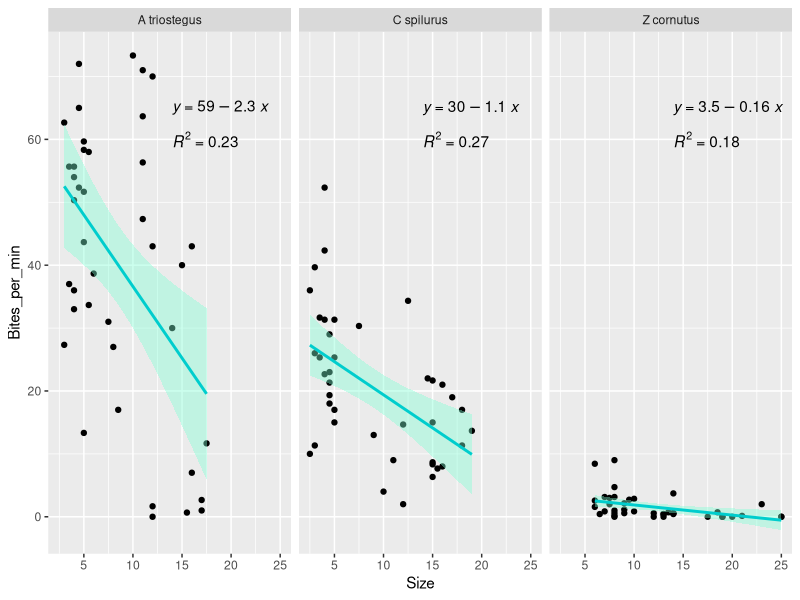
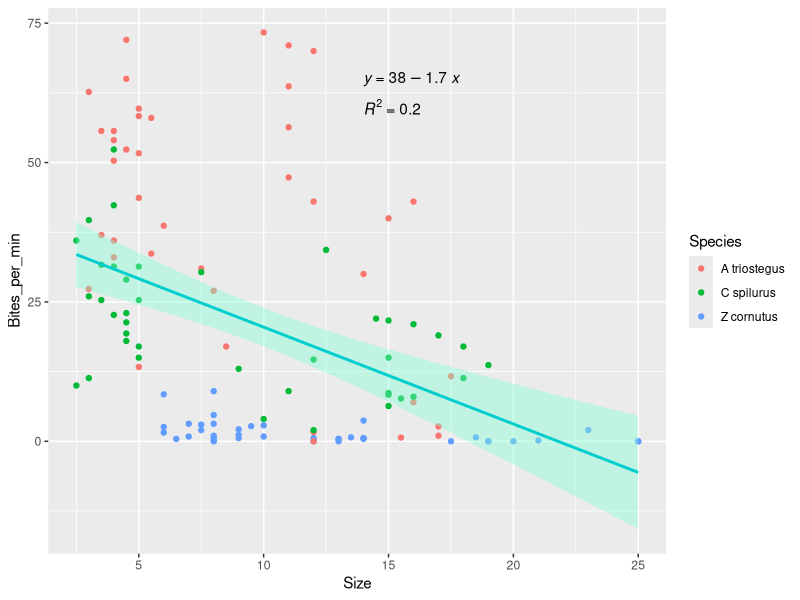
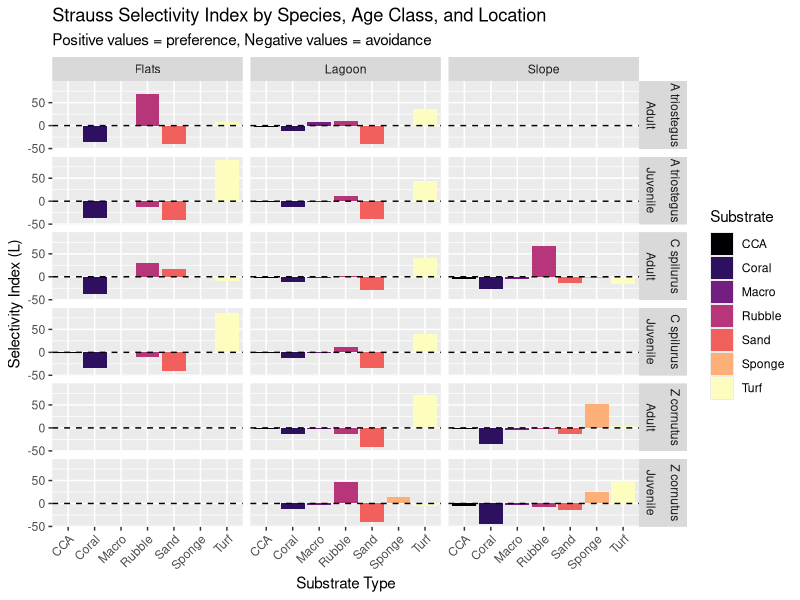
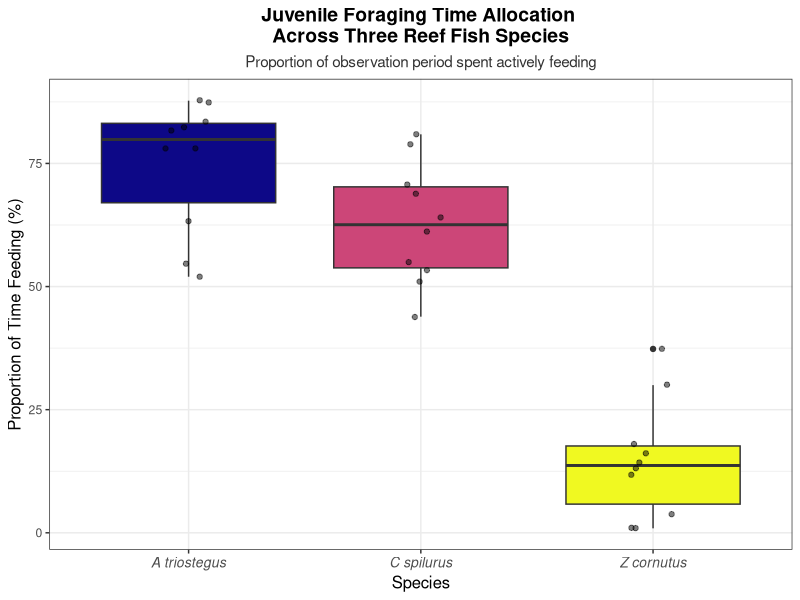
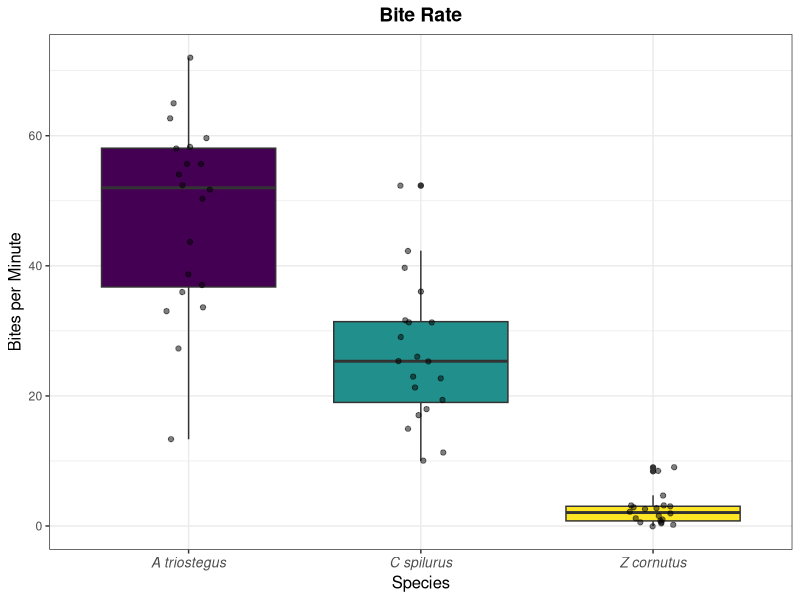
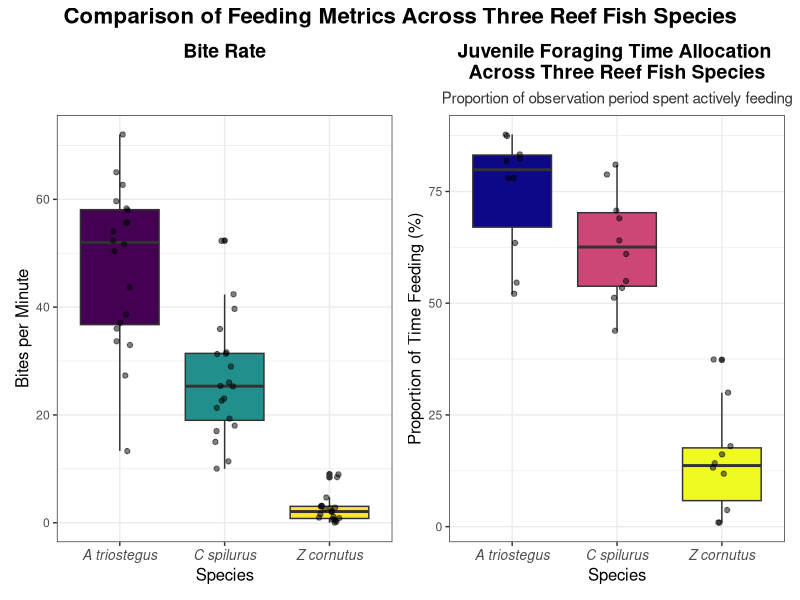
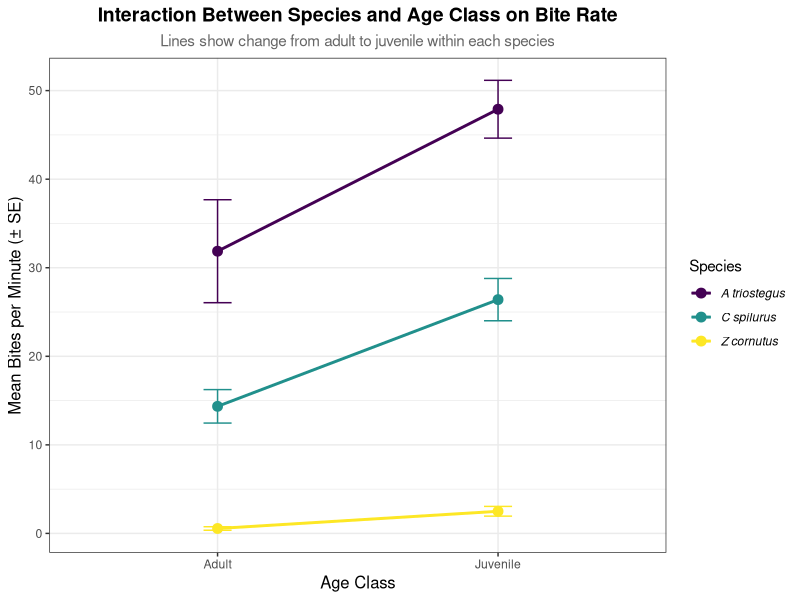
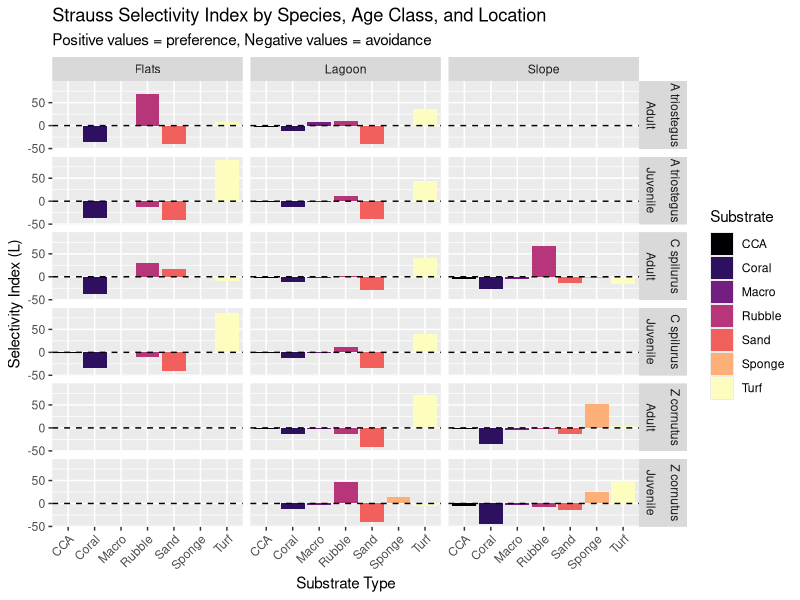

These charts were generated, in order, by the following R code:
## ---- chunk 1
#| warning: false
#| message: false

library(tidyverse)
library(here)
library(ggpubr)
library(patchwork)
## ---- chunk 2
#| warning: false
#| message: false

Bites <- read_csv(here("Data", "Bite_Rates.csv")) %>%
  mutate(across(everything(), ~replace(., is.na(.), 0))) %>%
  mutate(Total_Bites = Coral_Bites + Rubble_Bites + Sand_Bites + Turf_Bites + Macro_Bites + CCA_Bites + Sponge_Bites) %>%
  mutate(Bites_per_min = case_when(
    Species %in% c("A triostegus",  "C spilurus") ~ Total_Bites / 3,
    Species == "Z cornutus" ~ Total_Bites / 7))

#######################################

Transects_raw<- read_csv(here("Data", "Transects.csv")) # read in transect data
substrate_availability<- Transects_raw %>% 
  # Select only the columns we need (column 12 has location names, 13-19 have percentages)
  # Use backticks ` ` because column names have spaces and % symbols
  select(Location = `...12`, # Column 12 (unnamed, so R calls it ...12) has "Slope", "Flat", "Lagoon"
         Coral_Avail = `% coral`, # Rename to simpler names without spaces
         Rubble_Avail = `% rubble`,
         Sand_Avail = `% sand`,
         Turf_Avail = `% turf`,
         Macro_Avail = `% macro`,
         CCA_Avail = `% CCA`,
         Sponge_Avail = `% sponge`) %>%
  filter(!is.na(Location)) %>% # Keep only rows where Location is not NA (removes all the empty rows)
  mutate(Location = case_when(Location == "Slope" ~ "S", # Change location names to match the Bites data (S, F, L instead of Slope, Flat, Lagoon)
                              Location == "Flat" ~ "F",
                              Location == "Lagoon" ~ "L"))
# view(substrate_availability)

#######################################

Time_Foraging<- read_csv(here("Data", "Time Foraging.csv")) 



# These are for when all of the transect data is inputted so we can run a Strauss Selectivity Test

Flats_Bites <- Bites %>%
  filter(Location == "F")

Slope_Bites <- Bites %>%
  filter(Location == "S")

Lagoon_Bites <- Bites %>%
  filter(Location == "L")


view(Bites)
view(Flats_Bites)
view(Slope_Bites)
view(Lagoon_Bites)
## ---- chunk 3
#| warning: false
#| message: false

LR1 <- ggplot(data = Bites, mapping = aes(x = Size, y = Bites_per_min)) +
  geom_point() +
  geom_smooth(method = "lm", se = TRUE, color = "cyan3", fill = "aquamarine") +
     stat_regline_equation(
    aes(label = ..eq.label..),
    label.x = 14, 
    label.y = 65 ) +
    stat_cor(
    aes(label = ..rr.label..),
    label.x = 14,
    label.y = 60) +
  facet_wrap(~ Species)

LR2 <- ggplot(data = Bites, mapping = aes(x = Size, y = Bites_per_min)) +
  geom_point(aes(color = Species)) +
  geom_smooth(method = "lm", se = TRUE, color = "cyan3", fill = "aquamarine") +
     stat_regline_equation(
    aes(label = ..eq.label..),
    label.x = 14, 
    label.y = 65 ) +
    stat_cor(
    aes(label = ..rr.label..),
    label.x = 14,
    label.y = 60)

LR1
LR2
## ---- chunk 4
#| warning: false
#| message: false

# Calculate Bite Proportions (What the fish are eating)
# Strauss formula: L = r - p 
# r = proportion of bites on each substrate (what they're eating)
# p = proportion available (what's there) — we have this in substrate_availability

# Calculate r
bite_proportions<- Bites %>% 
  group_by(Species, Age_Class, Location) %>%
  summarise( # sum up all bites for each substrate type within each group
    Coral_Bites = sum(Coral_Bites),
    Rubble_Bites = sum(Rubble_Bites),
    Sand_Bites = sum(Sand_Bites),
    Turf_Bites = sum(Turf_Bites),
    Macro_Bites = sum(Macro_Bites),
    CCA_Bites = sum(CCA_Bites),
    Sponge_Bites = sum(Sponge_Bites),
  Total_Bites = sum(Total_Bites), # calculate total bites acros all substrates 
  n_observations = n()) %>% # count how many fish observations are in each group 
  mutate( # calculate proportions = bites on substrate / total bites 
    Coral_Prop = (Coral_Bites / Total_Bites) * 100, # multiply by 100 to get % to match substrate_availability
    Rubble_Prop = (Rubble_Bites / Total_Bites) * 100,
    Sand_Prop = (Sand_Bites / Total_Bites) * 100,
    Turf_Prop = (Turf_Bites / Total_Bites) * 100,
    Macro_Prop = (Macro_Bites / Total_Bites) * 100,
    CCA_Prop = (CCA_Bites / Total_Bites) * 100,
    Sponge_Prop = (Sponge_Bites / Total_Bites) * 100)

#view(bite_proportions)

# Join Bite Proportions with substrate availability

strauss_data<- bite_proportions %>%
  left_join(substrate_availability, by = "Location") # connect two tables by "location" column 
# keep all rows from bite_proportions and add matching columns from substrate_availability
#view(strauss_data)

# Calculate L (strauss slectivity index) for each substrate
# L = r - p
# L = proportion of bites (what they ate) - proportion available (what was there)

strauss_results<- strauss_data %>%
  mutate(Coral_L = Coral_Prop - Coral_Avail,
         Rubble_L = Rubble_Prop - Rubble_Avail,
         Sand_L = Sand_Prop - Sand_Avail,
         Turf_L = Turf_Prop - Turf_Avail,
         Macro_L = Macro_Prop - Macro_Avail,
         CCA_L = CCA_Prop - CCA_Avail,
         Sponge_L = Sponge_Prop - Sponge_Avail)
strauss_results %>%
  select(Species, Age_Class, Location, # look at just selectivity results (L values)
         Coral_L, Rubble_L, Sand_L, Turf_L, Macro_L, CCA_L, Sponge_L)

# For reference: -value means fish avoid, +value means fish prefer
## ---- chunk 5
#| warning: false
#| message: false

# reshape data into long format for ggplot
strauss_long<- strauss_results%>%
  select(Species, Age_Class, Location,# select columns for plot
         Coral_L, Rubble_L, Sand_L, Turf_L, Macro_L, CCA_L, Sponge_L) %>%
  pivot_longer(cols = Coral_L:Sponge_L,# columns to resshape
               names_to = "Substrate", # new column name for substrate types
               values_to = "Selectivity") %>% # new column name for L values 
  mutate(Substrate = str_replace(Substrate, "_L", "")) %>% # clean substrate names ( remove "_L" from end of name)
  mutate(Location = case_when( # change location codes to full names for plot 
    Location == "F" ~ "Flats",
    Location == "L" ~ "Lagoon",
    Location == "S" ~ "Slope"))

# Plot

strauss_plot<- ggplot(data = strauss_long, # plot data 
                      aes(x = Substrate,
                          y = Selectivity,
                          fill = Substrate)) +
  geom_col()+ # bar plot
  geom_hline(yintercept = 0, linetype = "dashed", color = "black")+ # add horizontal reference line at 0 
  facet_grid(Species + Age_Class ~ Location)+ # create separate panels for each species and age class 
  scale_fill_viridis_d(option = "magma")+ # color blind friendly 
  theme(axis.text.x = element_text(angle = 45, hjust = 1))+ # rotate axis labels
  labs(title = "Strauss Selectivity Index by Species, Age Class, and Location",
       subtitle = "Positive values = preference, Negative values = avoidance",
       x = "Substrate Type",
       y = "Selectivity Index (L)",
       fill = "Substrate")
strauss_plot

ggsave(here("output", "strauss_plot.png"))
## ---- chunk 6
# Let's see the mean bite rate for each species
Bites %>%
  group_by(Species) %>% # Group by species
  summarise(mean_bites = mean(Bites_per_min), # Calculate mean and standard deviation of bites per minute
            sd_bites = sd(Bites_per_min),
            n = n())

# One-way ANOVA: Does bite rate differ by species?
# aov() runs the ANOVA
# Formula format: continuous_variable ~ grouping_variable

bite_anova <- aov(Bites_per_min ~ Species, data = Bites)

# summary() shows the ANOVA results
summary(bite_anova)

# Which species are different from eachother?
# Tukey's Honest Significant Difference test
# compares every pair of species to each other

TukeyHSD(bite_anova)
## ---- chunk 7
# Two-way ANOVA: Does bite rate differ by species AND age class?
# The * between Species and Age_Class tests:
#   1. Main effect of Species
#   2. Main effect of Age_Class
#   3. Interaction between Species and Age_Class

bite_anova_2way <- aov(Bites_per_min ~ Species * Age_Class, data = Bites)

# View results
summary(bite_anova_2way)
## ---- chunk 8
# See mean bite rates for each species AND age class combination
Bites %>%
  group_by(Species, Age_Class) %>%
  summarise(
    mean_bites = mean(Bites_per_min),
    sd_bites = sd(Bites_per_min),
    n = n())
## ---- chunk 9
Time_Foraging_clean<- Time_Foraging %>% # clean the data 
  select( # Select and rename the columns
    Species,
    Size = `Size (cm)`,
    Age_Class = `Age Class`,
    Mean_Bout_Duration = `Mean Feeding Bout Duration (seconds)`,
    Bout_Frequency = `Feeding Bout Frequency (Mean per min)`,
    Prop_Time_Feeding = `Proportion of Time Feeding`)
Time_Foraging_clean

# Calculate mean proportion of time feeding for each sp- I know this is already in the data but just double checking 

Time_Foraging_clean %>%
  group_by(Species) %>%
  summarise(
    mean_prop_time = mean(Prop_Time_Feeding),
    sd_prop_time = sd(Prop_Time_Feeding),
    n = n())

# The pattern is the same as the Bite Rate data -> in table below

# Fix the spelling of C spillurus to match the Bite Rate data
Time_Foraging_clean <- Time_Foraging_clean %>%
  mutate(Species = case_when(Species == "C spillurus" ~ "C spilurus", # fix name 
    TRUE ~ Species))

# Verify the fix
Time_Foraging_clean %>%
  group_by(Species) %>%
  summarise(n = n()) # should be C spilurus w/ n=10

# One-way ANOVA: Does proportion of time feeding differ by species?
time_forage_anova <- aov(Prop_Time_Feeding ~ Species, data = Time_Foraging_clean)

# View results
summary(time_forage_anova)

# Tukey's test: Which species differ from each other?
TukeyHSD(time_forage_anova)

## ---- chunk 10
# T-test for A triostegus: Adults vs Juveniles
# t.test() compares the two age classes

t_test_atriostegus <- Bites %>%
  filter(Species == "A triostegus") %>%
  t.test(Bites_per_min ~ Age_Class, data = .) # data = . means "use the data that was piped in" 

# View result
t_test_atriostegus # results are significant 
## ---- chunk 11
# T-test for C spilurus: Adults vs Juveniles
t_test_cspil <- Bites %>%
  filter(Species == "C spilurus") %>%
  t.test(Bites_per_min ~ Age_Class, data = .)

# View result
t_test_cspil # results are significant 
## ---- chunk 12
# T-test for Z cornutus: Adults vs Juveniles
t_test_zcor<- Bites %>%
  filter(Species == "Z cornutus") %>%
  t.test(Bites_per_min ~ Age_Class, data = .)

# View result
t_test_zcor # results are significant
## ---- chunk 13
# Box plot of proportion of time feeding by species
# Box plot show the median, quartiles, and spread of data

time_forage_plot <- ggplot(data = Time_Foraging_clean, 
                            mapping = aes(x = Species, 
                                          y = Prop_Time_Feeding, 
                                          fill = Species)) +
  geom_boxplot() +
  geom_point(position = position_jitter(width = 0.1), alpha = 0.5) + # add individual data points on top of boxes and spread out 
  scale_fill_viridis_d(option = "plasma") +  # Colorblind-friendly palette
  labs(  # Add labels
    title = "Juvenile Foraging Time Allocation \nAcross Three Reef Fish Species",
    subtitle = "Proportion of observation period spent actively feeding",
    x = "Species",
    y = "Proportion of Time Feeding (%)") +
  theme_bw() +
  theme(legend.position = "none", # remove legend since species is already on x-axis
        plot.title = element_text(hjust = 0.5, face = "bold", size = 14), # center titles
        plot.subtitle = element_text(hjust = 0.5, size = 11, color = "gray20"),
    axis.title = element_text(size = 12), # make title larger
    axis.text.x = element_text(face = "italic", size = 10)) # italicize sp name 

# Display the plot
time_forage_plot
## ---- chunk 14
# Filter bite rate data to juveniles only
Bites_juveniles <- Bites %>%
  filter(Age_Class == "Juvenile")

# Box plot of bite rate by species (juveniles only)
bite_rate_plot <- ggplot(data = Bites_juveniles, 
                          mapping = aes(x = Species, 
                                        y = Bites_per_min, 
                                        fill = Species)) +
  geom_boxplot() +
  geom_point(position = position_jitter(width = 0.1), alpha = 0.5) +
  scale_fill_viridis_d(option = "viridis") +
  labs(
    title = "Bite Rate",
    x = "Species",
    y = "Bites per Minute") +
  theme_bw() +
  theme(
    legend.position = "none",
    plot.title = element_text(hjust = 0.5, face = "bold", size = 14),
    axis.title = element_text(size = 12),
    axis.text.x = element_text(face = "italic", size = 10))

# Display plot
bite_rate_plot
## ---- chunk 15
# Combine the two plots side by side

combined_plot <- bite_rate_plot + time_forage_plot +
  plot_annotation( # Add title for combined figure
    title = "Comparison of Feeding Metrics Across Three Reef Fish Species",
    theme = theme(
      plot.title = element_text(hjust = 0.5, face = "bold", size = 16)))

# Display the combined plot
combined_plot
## ---- chunk 16
# Interaction plot
# plot 2-way anova and t-test results: species differences and adult vs juvenile differences 
# calculate means and standard errors for each group

interaction_data <- Bites %>%
  group_by(Species, Age_Class) %>%  # Group by species and age class
  summarise( # Calculate mean, standard deviation, sample size, and standard error
    mean_bites = mean(Bites_per_min),
    sd_bites = sd(Bites_per_min),
    n = n(),
    se_bites = sd_bites / sqrt(n)) # Standard error = standard deviation divided by square root of n

# Look at data
interaction_data
## ---- chunk 17
# Interaction plot
interaction_plot <- ggplot(data = interaction_data, 
                            mapping = aes(x = Age_Class, 
                                          y = mean_bites, 
                                          color = Species,
                                          group = Species)) +
  geom_line(linewidth = 1) + # add lines connecting adult to juvenile for each species
  geom_point(size = 3) +  # Add points for each mean
  geom_errorbar(aes(ymin = mean_bites - se_bites, # Add error bars (mean ± standard error)
                    ymax = mean_bites + se_bites),
                width = 0.1) +
  scale_color_viridis_d(option = "viridis") + # Colorblind-friendly palette
  labs( # labels
    title = "Interaction Between Species and Age Class on Bite Rate",
    subtitle = "Lines show change from adult to juvenile within each species",
    x = "Age Class",
    y = "Mean Bites per Minute (± SE)",
    color = "Species") +
  theme_bw() +
  theme(
    plot.title = element_text(hjust = 0.5, face = "bold", size = 14),
    plot.subtitle = element_text(hjust = 0.5, size = 11, color = "gray40"),
    axis.title = element_text(size = 12),
    legend.text = element_text(face = "italic"))

# Display the plot
interaction_plot
